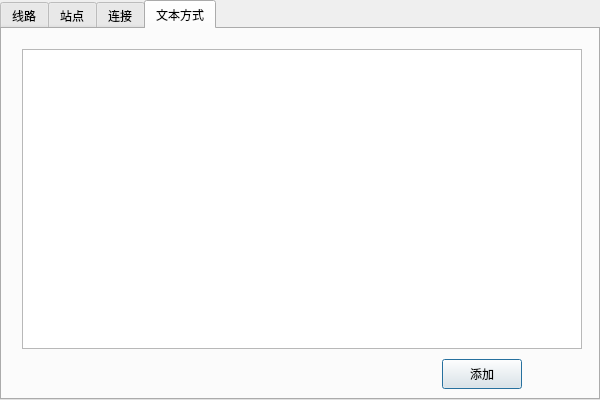
<?xml version="1.0" encoding="UTF-8"?>
<ui version="4.0">
 <class>AddLine</class>
 <widget class="QDialog" name="AddLine">
  <property name="enabled">
   <bool>true</bool>
  </property>
  <property name="geometry">
   <rect>
    <x>0</x>
    <y>0</y>
    <width>600</width>
    <height>400</height>
   </rect>
  </property>
  <property name="font">
   <font>
    <family>楷体</family>
    <pointsize>9</pointsize>
   </font>
  </property>
  <property name="windowTitle">
   <string>添加</string>
  </property>
  <property name="windowIcon">
   <iconset>
    <normaloff>:/icon/icon/7.PNG</normaloff>:/icon/icon/7.PNG</iconset>
  </property>
  <widget class="QTabWidget" name="tabWidget">
   <property name="enabled">
    <bool>true</bool>
   </property>
   <property name="geometry">
    <rect>
     <x>0</x>
     <y>0</y>
     <width>600</width>
     <height>400</height>
    </rect>
   </property>
   <property name="font">
    <font>
     <family>楷体</family>
    </font>
   </property>
   <property name="tabPosition">
    <enum>QTabWidget::North</enum>
   </property>
   <property name="tabShape">
    <enum>QTabWidget::Rounded</enum>
   </property>
   <property name="currentIndex">
    <number>3</number>
   </property>
   <property name="elideMode">
    <enum>Qt::ElideNone</enum>
   </property>
   <widget class="QWidget" name="tab_1">
    <property name="font">
     <font>
      <family>Consolas</family>
     </font>
    </property>
    <attribute name="title">
     <string>线路</string>
    </attribute>
    <widget class="QLabel" name="label_3">
     <property name="geometry">
      <rect>
       <x>0</x>
       <y>30</y>
       <width>121</width>
       <height>21</height>
      </rect>
     </property>
     <property name="font">
      <font>
       <family>楷体</family>
       <pointsize>10</pointsize>
      </font>
     </property>
     <property name="text">
      <string>输入线路名称：</string>
     </property>
     <property name="buddy">
      <cstring>lineEditLineName</cstring>
     </property>
    </widget>
    <widget class="QLineEdit" name="lineEditLineName">
     <property name="geometry">
      <rect>
       <x>130</x>
       <y>30</y>
       <width>80</width>
       <height>20</height>
      </rect>
     </property>
     <property name="font">
      <font>
       <family>楷体</family>
       <pointsize>10</pointsize>
      </font>
     </property>
     <property name="placeholderText">
      <string/>
     </property>
    </widget>
    <widget class="QPushButton" name="pushButton_0">
     <property name="geometry">
      <rect>
       <x>190</x>
       <y>70</y>
       <width>131</width>
       <height>31</height>
      </rect>
     </property>
     <property name="minimumSize">
      <size>
       <width>0</width>
       <height>0</height>
      </size>
     </property>
     <property name="font">
      <font>
       <family>楷体</family>
       <pointsize>10</pointsize>
      </font>
     </property>
     <property name="text">
      <string>添加线路</string>
     </property>
     <property name="default">
      <bool>true</bool>
     </property>
    </widget>
    <widget class="QLabel" name="label_8">
     <property name="geometry">
      <rect>
       <x>230</x>
       <y>30</y>
       <width>121</width>
       <height>21</height>
      </rect>
     </property>
     <property name="font">
      <font>
       <family>楷体</family>
       <pointsize>10</pointsize>
      </font>
     </property>
     <property name="text">
      <string>选择线路颜色：</string>
     </property>
     <property name="buddy">
      <cstring>pushButtonChooseColor</cstring>
     </property>
    </widget>
    <widget class="QPushButton" name="pushButtonChooseColor">
     <property name="geometry">
      <rect>
       <x>370</x>
       <y>30</y>
       <width>121</width>
       <height>21</height>
      </rect>
     </property>
     <property name="minimumSize">
      <size>
       <width>0</width>
       <height>0</height>
      </size>
     </property>
     <property name="maximumSize">
      <size>
       <width>16777215</width>
       <height>16777215</height>
      </size>
     </property>
     <property name="font">
      <font>
       <family>楷体</family>
       <pointsize>10</pointsize>
      </font>
     </property>
     <property name="text">
      <string>选择线路颜色</string>
     </property>
    </widget>
   </widget>
   <widget class="QWidget" name="tab_2">
    <attribute name="title">
     <string>站点</string>
    </attribute>
    <widget class="QDoubleSpinBox" name="doubleSpinBoxLatitude">
     <property name="geometry">
      <rect>
       <x>430</x>
       <y>30</y>
       <width>111</width>
       <height>20</height>
      </rect>
     </property>
     <property name="minimumSize">
      <size>
       <width>85</width>
       <height>20</height>
      </size>
     </property>
     <property name="decimals">
      <number>7</number>
     </property>
     <property name="minimum">
      <double>30.899999999999999</double>
     </property>
     <property name="maximum">
      <double>31.449999999999999</double>
     </property>
     <property name="singleStep">
      <double>0.100000000000000</double>
     </property>
     <property name="value">
      <double>30.899999999999999</double>
     </property>
    </widget>
    <widget class="QLabel" name="labelLatitude">
     <property name="geometry">
      <rect>
       <x>370</x>
       <y>30</y>
       <width>61</width>
       <height>21</height>
      </rect>
     </property>
     <property name="minimumSize">
      <size>
       <width>35</width>
       <height>20</height>
      </size>
     </property>
     <property name="font">
      <font>
       <family>楷体</family>
       <pointsize>10</pointsize>
      </font>
     </property>
     <property name="text">
      <string>纬度：</string>
     </property>
     <property name="buddy">
      <cstring>doubleSpinBoxLatitude</cstring>
     </property>
    </widget>
    <widget class="QLabel" name="labelLongitude">
     <property name="geometry">
      <rect>
       <x>200</x>
       <y>30</y>
       <width>61</width>
       <height>21</height>
      </rect>
     </property>
     <property name="minimumSize">
      <size>
       <width>35</width>
       <height>20</height>
      </size>
     </property>
     <property name="font">
      <font>
       <family>楷体</family>
       <pointsize>10</pointsize>
      </font>
     </property>
     <property name="text">
      <string>经度：</string>
     </property>
     <property name="buddy">
      <cstring>doubleSpinBoxLongitude</cstring>
     </property>
    </widget>
    <widget class="QDoubleSpinBox" name="doubleSpinBoxLongitude">
     <property name="geometry">
      <rect>
       <x>250</x>
       <y>30</y>
       <width>111</width>
       <height>21</height>
      </rect>
     </property>
     <property name="minimumSize">
      <size>
       <width>85</width>
       <height>20</height>
      </size>
     </property>
     <property name="decimals">
      <number>7</number>
     </property>
     <property name="minimum">
      <double>121.000000000000000</double>
     </property>
     <property name="maximum">
      <double>122.000000000000000</double>
     </property>
     <property name="singleStep">
      <double>0.100000000000000</double>
     </property>
     <property name="value">
      <double>121.000000000000000</double>
     </property>
    </widget>
    <widget class="QLineEdit" name="lineEditStationName">
     <property name="geometry">
      <rect>
       <x>100</x>
       <y>30</y>
       <width>91</width>
       <height>21</height>
      </rect>
     </property>
     <property name="minimumSize">
      <size>
       <width>0</width>
       <height>0</height>
      </size>
     </property>
     <property name="maximumSize">
      <size>
       <width>16777215</width>
       <height>16777215</height>
      </size>
     </property>
     <property name="font">
      <font>
       <family>Consolas</family>
      </font>
     </property>
     <property name="text">
      <string/>
     </property>
     <property name="placeholderText">
      <string/>
     </property>
    </widget>
    <widget class="QLabel" name="label_4">
     <property name="geometry">
      <rect>
       <x>20</x>
       <y>30</y>
       <width>81</width>
       <height>21</height>
      </rect>
     </property>
     <property name="font">
      <font>
       <family>楷体</family>
       <pointsize>9</pointsize>
      </font>
     </property>
     <property name="text">
      <string>站点名称：</string>
     </property>
     <property name="buddy">
      <cstring>lineEditStationName</cstring>
     </property>
    </widget>
    <widget class="QPushButton" name="pushButton_1">
     <property name="geometry">
      <rect>
       <x>410</x>
       <y>120</y>
       <width>141</width>
       <height>31</height>
      </rect>
     </property>
     <property name="minimumSize">
      <size>
       <width>0</width>
       <height>0</height>
      </size>
     </property>
     <property name="font">
      <font>
       <family>楷体</family>
       <pointsize>10</pointsize>
      </font>
     </property>
     <property name="text">
      <string>添加站点</string>
     </property>
     <property name="default">
      <bool>true</bool>
     </property>
    </widget>
    <widget class="QLabel" name="label_11">
     <property name="geometry">
      <rect>
       <x>20</x>
       <y>70</y>
       <width>141</width>
       <height>21</height>
      </rect>
     </property>
     <property name="font">
      <font>
       <pointsize>9</pointsize>
      </font>
     </property>
     <property name="text">
      <string>选择添加到线路：</string>
     </property>
    </widget>
    <widget class="QListWidget" name="listWidget">
     <property name="geometry">
      <rect>
       <x>200</x>
       <y>70</y>
       <width>161</width>
       <height>81</height>
      </rect>
     </property>
    </widget>
   </widget>
   <widget class="QWidget" name="tab_3">
    <property name="enabled">
     <bool>true</bool>
    </property>
    <attribute name="title">
     <string>连接</string>
    </attribute>
    <widget class="QComboBox" name="comboBoxConnectStation1">
     <property name="enabled">
      <bool>true</bool>
     </property>
     <property name="geometry">
      <rect>
       <x>60</x>
       <y>30</y>
       <width>101</width>
       <height>21</height>
      </rect>
     </property>
     <property name="minimumSize">
      <size>
       <width>0</width>
       <height>0</height>
      </size>
     </property>
     <property name="maximumSize">
      <size>
       <width>16777215</width>
       <height>16777215</height>
      </size>
     </property>
     <property name="font">
      <font>
       <family>Consolas</family>
      </font>
     </property>
     <property name="editable">
      <bool>true</bool>
     </property>
     <property name="currentIndex">
      <number>-1</number>
     </property>
    </widget>
    <widget class="QLabel" name="label_5">
     <property name="geometry">
      <rect>
       <x>10</x>
       <y>30</y>
       <width>51</width>
       <height>21</height>
      </rect>
     </property>
     <property name="text">
      <string>站点1：</string>
     </property>
     <property name="buddy">
      <cstring>comboBoxConnectStation1</cstring>
     </property>
    </widget>
    <widget class="QLabel" name="label_6">
     <property name="geometry">
      <rect>
       <x>170</x>
       <y>30</y>
       <width>51</width>
       <height>21</height>
      </rect>
     </property>
     <property name="text">
      <string>站点2：</string>
     </property>
     <property name="buddy">
      <cstring>comboBoxConnectStation2</cstring>
     </property>
    </widget>
    <widget class="QComboBox" name="comboBoxConnectStation2">
     <property name="geometry">
      <rect>
       <x>220</x>
       <y>30</y>
       <width>100</width>
       <height>20</height>
      </rect>
     </property>
     <property name="minimumSize">
      <size>
       <width>0</width>
       <height>0</height>
      </size>
     </property>
     <property name="maximumSize">
      <size>
       <width>16777215</width>
       <height>16777215</height>
      </size>
     </property>
     <property name="font">
      <font>
       <family>Consolas</family>
      </font>
     </property>
     <property name="editable">
      <bool>true</bool>
     </property>
    </widget>
    <widget class="QPushButton" name="pushButton_11">
     <property name="geometry">
      <rect>
       <x>190</x>
       <y>60</y>
       <width>131</width>
       <height>31</height>
      </rect>
     </property>
     <property name="minimumSize">
      <size>
       <width>0</width>
       <height>0</height>
      </size>
     </property>
     <property name="font">
      <font>
       <family>楷体</family>
       <pointsize>10</pointsize>
      </font>
     </property>
     <property name="text">
      <string>连接两个站点</string>
     </property>
     <property name="default">
      <bool>true</bool>
     </property>
    </widget>
    <widget class="QLabel" name="label_7">
     <property name="geometry">
      <rect>
       <x>330</x>
       <y>30</y>
       <width>101</width>
       <height>21</height>
      </rect>
     </property>
     <property name="text">
      <string>选择连接线路：</string>
     </property>
     <property name="buddy">
      <cstring>comboBoxConnectLine</cstring>
     </property>
    </widget>
    <widget class="QComboBox" name="comboBoxConnectLine">
     <property name="geometry">
      <rect>
       <x>440</x>
       <y>30</y>
       <width>100</width>
       <height>20</height>
      </rect>
     </property>
     <property name="minimumSize">
      <size>
       <width>0</width>
       <height>0</height>
      </size>
     </property>
     <property name="maximumSize">
      <size>
       <width>16777215</width>
       <height>16777215</height>
      </size>
     </property>
     <property name="font">
      <font>
       <family>Consolas</family>
      </font>
     </property>
     <property name="editable">
      <bool>true</bool>
     </property>
    </widget>
   </widget>
   <widget class="QWidget" name="tab_4">
    <attribute name="title">
     <string>文本方式</string>
    </attribute>
    <widget class="QTextEdit" name="textEdit">
     <property name="geometry">
      <rect>
       <x>20</x>
       <y>20</y>
       <width>560</width>
       <height>300</height>
      </rect>
     </property>
    </widget>
    <widget class="QPushButton" name="pushButton_12">
     <property name="geometry">
      <rect>
       <x>440</x>
       <y>330</y>
       <width>80</width>
       <height>30</height>
      </rect>
     </property>
     <property name="minimumSize">
      <size>
       <width>0</width>
       <height>0</height>
      </size>
     </property>
     <property name="font">
      <font>
       <family>Consolas</family>
      </font>
     </property>
     <property name="text">
      <string>添加</string>
     </property>
     <property name="default">
      <bool>true</bool>
     </property>
    </widget>
   </widget>
  </widget>
 </widget>
 <resources/>
 <connections/>
</ui>
